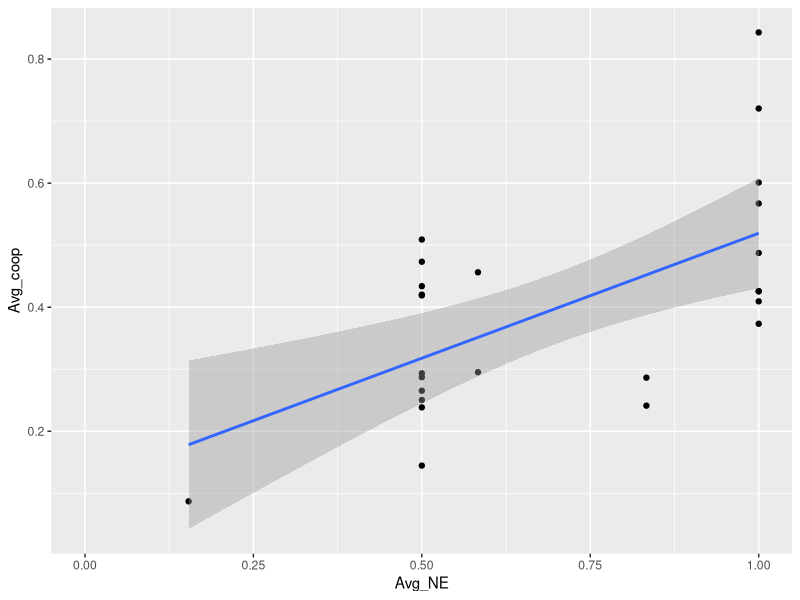
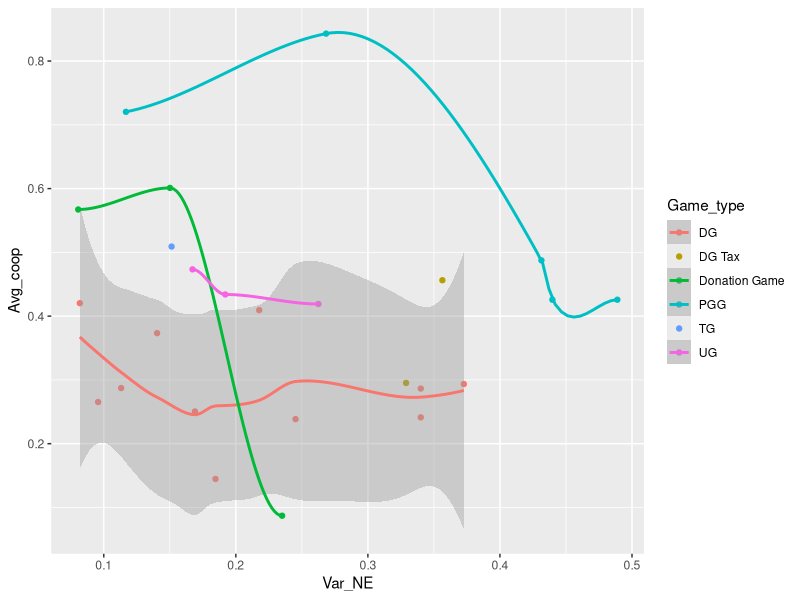
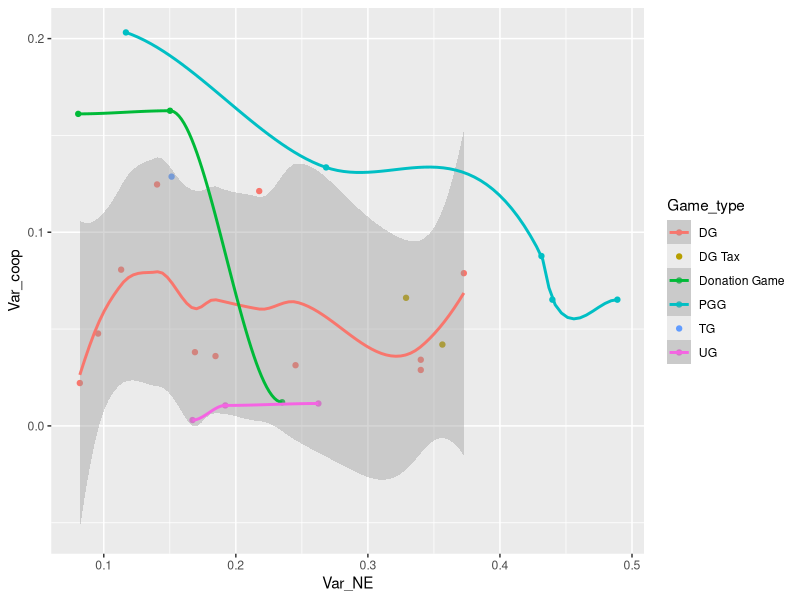
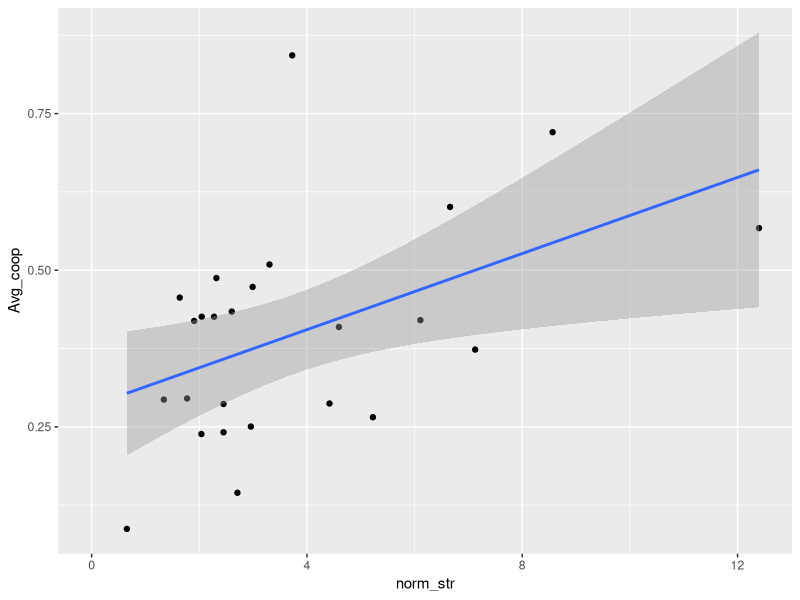
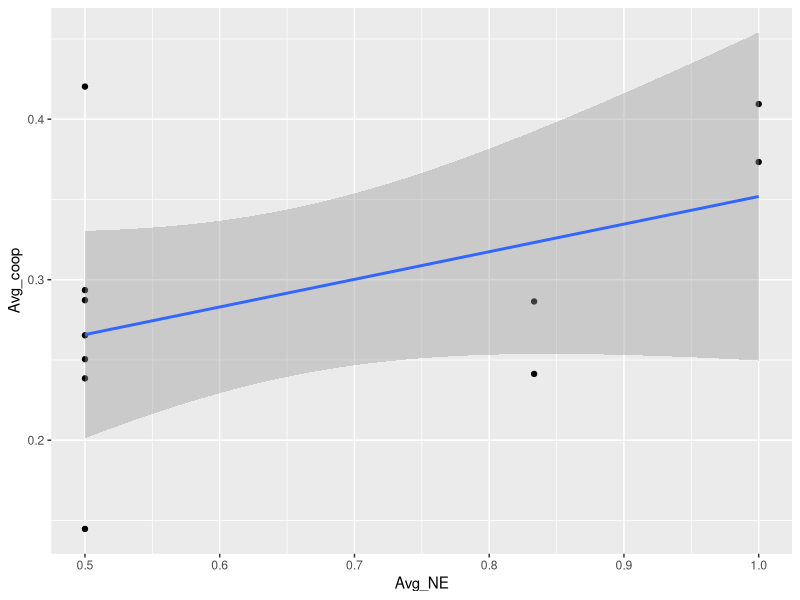
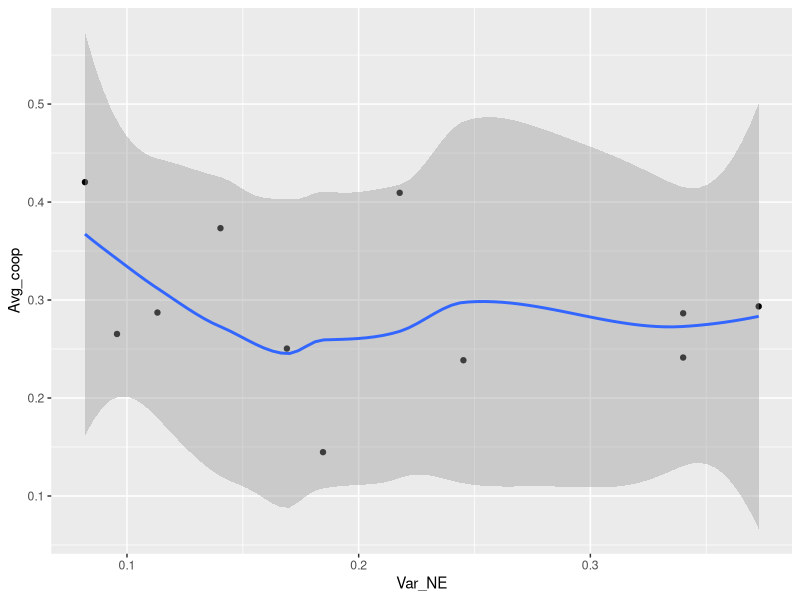
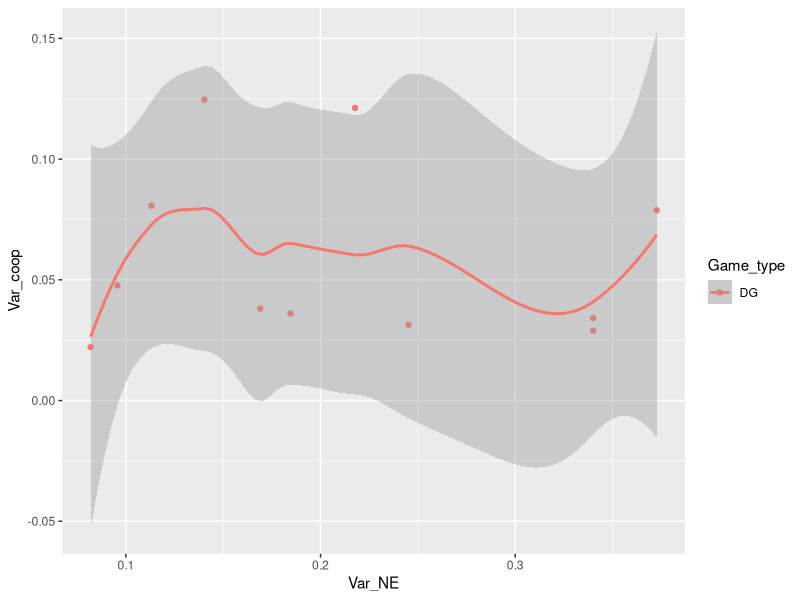
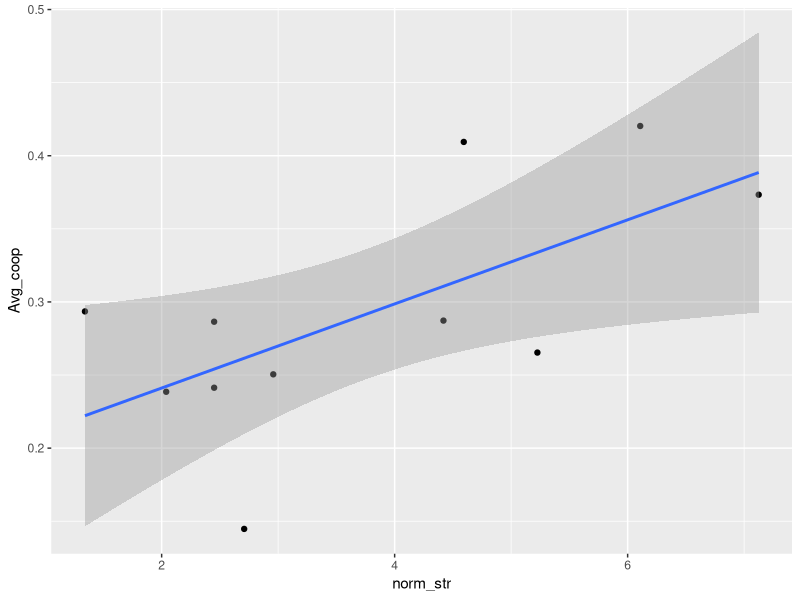

Write the R code that produced these figures, in order.
library(ggplot2)
library(tidyverse)

setwd("C:/Users/stefa/Documents/CNR/GitHub/Social_norm_meta_analysis/")

# read data 
master <- read.csv("Paper_csv/Master.csv") %>% mutate(norm_str = Avg_NE/Var_NE)
DG <- master %>% subset.data.frame(Game_type=="DG")

# H1 : correlation between average cooperation and norm (NE)
cor.test(master$Avg_coop, master$Avg_NE, method= "spearman", exact = F)
ggplot(data=master, aes(x=Avg_NE, y=Avg_coop)) + geom_point() + geom_smooth(method = "lm")

# H2a : correlation between average cooperation and norm (NE)
cor.test(master$Avg_coop, master$Var_NE, method= "spearman", exact = F)
ggplot(data=master, aes(x=Var_NE, y=Avg_coop, color=Game_type)) + geom_point() + geom_smooth()

# H2b : correlation between variance cooperation and norm (NE)
cor.test(master$Var_coop, master$Var_NE, method= "spearman", exact = F)
ggplot(data=master, aes(x=Var_NE, y=Var_coop, color=Game_type)) + geom_point() + geom_smooth()

#H3 
cor.test(master$Avg_coop, master$norm_str, method= "spearman", exact = F)
ggplot(data=master, aes(x=norm_str, y=Avg_coop)) + geom_point() + geom_smooth(method = "lm")

## DG analysis

# H1
cor.test(DG$Avg_coop, DG$Avg_NE, method= "spearman", exact = F)
ggplot(data=DG, aes(x=Avg_NE, y=Avg_coop)) + geom_point() + geom_smooth(method = "lm")

# H2a : correlation between average cooperation and norm (NE)
cor.test(DG$Avg_coop, DG$Var_NE, method= "spearman", exact = F)
ggplot(data=DG, aes(x=Var_NE, y=Avg_coop)) + geom_point() + geom_smooth()

# H2b : correlation between variance cooperation and norm (NE)
cor.test(DG$Var_coop, DG$Var_NE, method= "spearman", exact = F)
ggplot(data=DG, aes(x=Var_NE, y=Var_coop, color=Game_type)) + geom_point() + geom_smooth()

#H3 
cor.test(DG$Avg_coop, DG$norm_str, method= "spearman", exact = F)
ggplot(data=DG, aes(x=norm_str, y=Avg_coop)) + geom_point() + geom_smooth(method = "lm")
